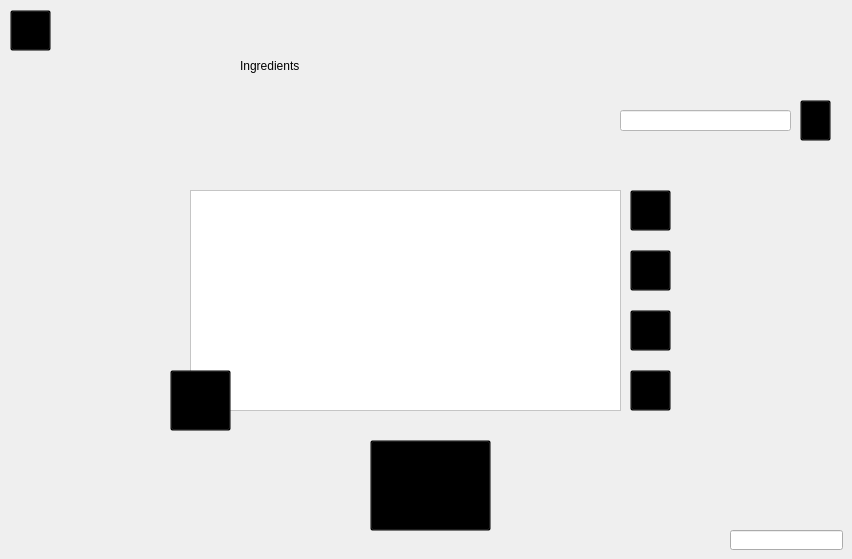
    <widget class="QWidget" name="page_11">
     <widget class="QToolButton" name="toolButton_77">
      <property name="geometry">
       <rect>
        <x>800</x>
        <y>100</y>
        <width>31</width>
        <height>41</height>
       </rect>
      </property>
      <property name="styleSheet">
       <string notr="true">background-color: rgb(0, 0, 0, 0%);
</string>
      </property>
      <property name="text">
       <string>...</string>
      </property>
      <property name="icon">
       <iconset resource="Image.qrc">
        <normaloff>:/IMG/IMG/icons8-search-512.png</normaloff>:/IMG/IMG/icons8-search-512.png</iconset>
      </property>
      <property name="iconSize">
       <size>
        <width>40</width>
        <height>40</height>
       </size>
      </property>
     </widget>
     <widget class="QToolButton" name="toolButton_78">
      <property name="geometry">
       <rect>
        <x>630</x>
        <y>370</y>
        <width>41</width>
        <height>41</height>
       </rect>
      </property>
      <property name="styleSheet">
       <string notr="true">background-color: rgb(0, 0, 0, 0%);</string>
      </property>
      <property name="text">
       <string>...</string>
      </property>
      <property name="icon">
       <iconset resource="Image.qrc">
        <normaloff>:/IMG/IMG/icons8-filter-and-sort-90.png</normaloff>:/IMG/IMG/icons8-filter-and-sort-90.png</iconset>
      </property>
      <property name="iconSize">
       <size>
        <width>40</width>
        <height>40</height>
       </size>
      </property>
     </widget>
     <widget class="QToolButton" name="toolButton_79">
      <property name="geometry">
       <rect>
        <x>630</x>
        <y>310</y>
        <width>41</width>
        <height>41</height>
       </rect>
      </property>
      <property name="styleSheet">
       <string notr="true">background-color: rgb(0, 0, 0, 0%);
</string>
      </property>
      <property name="text">
       <string>...</string>
      </property>
      <property name="icon">
       <iconset resource="Image.qrc">
        <normaloff>:/IMG/IMG/icons8-trash-208.png</normaloff>:/IMG/IMG/icons8-trash-208.png</iconset>
      </property>
      <property name="iconSize">
       <size>
        <width>40</width>
        <height>40</height>
       </size>
      </property>
     </widget>
     <widget class="QToolButton" name="toolButton_80">
      <property name="geometry">
       <rect>
        <x>10</x>
        <y>10</y>
        <width>41</width>
        <height>41</height>
       </rect>
      </property>
      <property name="styleSheet">
       <string notr="true">background-color: rgb(0, 0, 0, 0%);
</string>
      </property>
      <property name="text">
       <string>...</string>
      </property>
      <property name="icon">
       <iconset resource="Image.qrc">
        <normaloff>:/IMG/IMG/icons8-back-52.png</normaloff>:/IMG/IMG/icons8-back-52.png</iconset>
      </property>
      <property name="iconSize">
       <size>
        <width>80</width>
        <height>80</height>
       </size>
      </property>
     </widget>
     <widget class="QToolButton" name="toolButton_81">
      <property name="geometry">
       <rect>
        <x>630</x>
        <y>250</y>
        <width>41</width>
        <height>41</height>
       </rect>
      </property>
      <property name="styleSheet">
       <string notr="true">background-color: rgb(0, 0, 0, 0%);
</string>
      </property>
      <property name="text">
       <string>...</string>
      </property>
      <property name="icon">
       <iconset resource="Image.qrc">
        <normaloff>:/IMG/IMG/icons8-edit-480.png</normaloff>:/IMG/IMG/icons8-edit-480.png</iconset>
      </property>
      <property name="iconSize">
       <size>
        <width>80</width>
        <height>80</height>
       </size>
      </property>
     </widget>
     <widget class="QToolButton" name="toolButton_82">
      <property name="geometry">
       <rect>
        <x>630</x>
        <y>190</y>
        <width>41</width>
        <height>41</height>
       </rect>
      </property>
      <property name="styleSheet">
       <string notr="true">background-color: rgb(0, 0, 0, 0%);
</string>
      </property>
      <property name="text">
       <string>...</string>
      </property>
      <property name="icon">
       <iconset resource="Image.qrc">
        <normaloff>:/IMG/IMG/icons8-plus-480.png</normaloff>:/IMG/IMG/icons8-plus-480.png</iconset>
      </property>
      <property name="iconSize">
       <size>
        <width>80</width>
        <height>80</height>
       </size>
      </property>
     </widget>
     <widget class="QLineEdit" name="lineEdit_toChange_3">
      <property name="geometry">
       <rect>
        <x>620</x>
        <y>110</y>
        <width>171</width>
        <height>21</height>
       </rect>
      </property>
      <property name="styleSheet">
       <string notr="true">background-color: rgb(255, 255, 255);</string>
      </property>
     </widget>
     <widget class="QToolButton" name="toolButton_83">
      <property name="geometry">
       <rect>
        <x>370</x>
        <y>440</y>
        <width>121</width>
        <height>91</height>
       </rect>
      </property>
      <property name="styleSheet">
       <string notr="true">background-color: rgb(0, 0, 0, 0%);</string>
      </property>
      <property name="text">
       <string/>
      </property>
      <property name="icon">
       <iconset resource="Image.qrc">
        <normaloff>:/IMG/IMG/icons8-arrow-pointing-left-80.png</normaloff>:/IMG/IMG/icons8-arrow-pointing-left-80.png</iconset>
      </property>
      <property name="iconSize">
       <size>
        <width>1000</width>
        <height>1000</height>
       </size>
      </property>
     </widget>
     <widget class="QTableView" name="ingTab">
      <property name="geometry">
       <rect>
        <x>190</x>
        <y>190</y>
        <width>431</width>
        <height>221</height>
       </rect>
      </property>
      <property name="styleSheet">
       <string notr="true">background-color: rgb(255, 255, 255);</string>
      </property>
      <attribute name="horizontalHeaderMinimumSectionSize">
       <number>120</number>
      </attribute>
      <attribute name="horizontalHeaderDefaultSectionSize">
       <number>120</number>
      </attribute>
      <attribute name="horizontalHeaderStretchLastSection">
       <bool>true</bool>
      </attribute>
     </widget>
     <widget class="QLabel" name="label_63">
      <property name="geometry">
       <rect>
        <x>240</x>
        <y>20</y>
        <width>361</width>
        <height>91</height>
       </rect>
      </property>
      <property name="styleSheet">
       <string notr="true">background-color: rgb(0, 0, 0, 0%);
font: 48pt &quot;Comic Sans MS&quot;;</string>
      </property>
      <property name="text">
       <string>Ingredients</string>
      </property>
     </widget>
     <widget class="QLineEdit" name="lineEdit_11">
      <property name="geometry">
       <rect>
        <x>730</x>
        <y>530</y>
        <width>113</width>
        <height>20</height>
       </rect>
      </property>
     </widget>
     <widget class="QToolButton" name="toolButton_32">
      <property name="geometry">
       <rect>
        <x>170</x>
        <y>370</y>
        <width>61</width>
        <height>61</height>
       </rect>
      </property>
      <property name="styleSheet">
       <string notr="true">background-color: rgb(0, 0, 0, 0%);</string>
      </property>
      <property name="text">
       <string>...</string>
      </property>
      <property name="icon">
       <iconset resource="Image.qrc">
        <normaloff>:/IMG/IMG/icons8-pdf-64.png</normaloff>:/IMG/IMG/icons8-pdf-64.png</iconset>
      </property>
      <property name="iconSize">
       <size>
        <width>50</width>
        <height>50</height>
       </size>
      </property>
     </widget>
    </widget>
